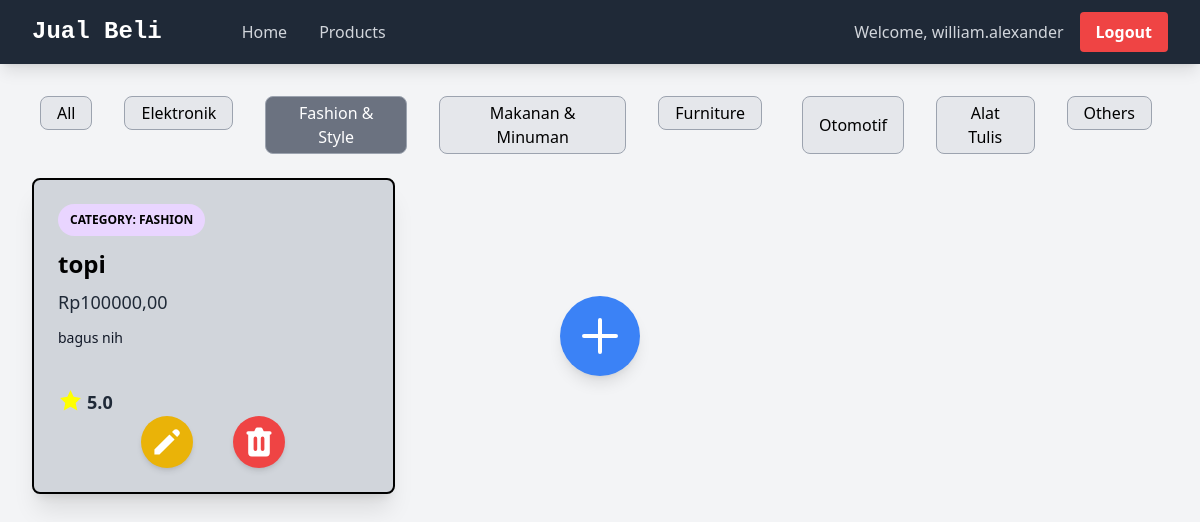
Screenshot of /show_product/fashion/ (signed in) with the database file from the repository.
### main/models.py (models this page shows, shortened)
class Product(models.Model):
    user = models.ForeignKey(User, on_delete=models.CASCADE)
    id = models.UUIDField(primary_key=True, default=uuid.uuid4, editable=False)
    name = models.CharField(max_length=255)
    price = models.IntegerField()
    description = models.TextField()
    stock = models.IntegerField()
    ratings = models.FloatField()
    category_choices = [
        ("elektronik", "Elektronik"),
        ("fashion", "Fashion & Style"),
        ("makanan", "Makanan & Minuman"),
        ("furniture", "Furniture"),
        ("otomotif", "Otomotif"),
        ("alattulis", "Alat Tulis"),
        ("others", "Others")
    ]
    category = models.CharField(max_length=20, choices=category_choices)

### main/views.py (the view)
# urls.py: path("show_product/<str:category>/", show_product_by_category, name="show_product_by_category")
def show_product_by_category(request, category):
    product_entries = Product.objects.filter(user=request.user)
    if category == "all":
        return HttpResponseRedirect(reverse("main:show_product"))
    product_entries = product_entries.filter(category=category)
    context = {
        "category": category,
        "product_entries": product_entries,
    }
    return render(request, "show_product.html", context)

### main/templates/show_product.html (shortened to what this page needs)
{% extends "base.html" %}
{% load static %}
{% block content %}
{% include "navbar.html" %}
    <div class="overflow-x-hidden px-4 md:px-8 pb-8 pt-24 min-h-screen bg-gray-100 flex flex-col">
        <div class="flex space-x-4">
            <a href="{% url 'main:show_product' %}"><div class="bg-gray-200 mx-2 px-4 py-1 border border-gray-400 rounded-lg flex items-center justify-center {% if category == 'all' %} bg-gray-500 text-white {% else %} hover:bg-gray-300 {% endif %}">
                <p class="text-center">All</p>
            </div></a>
            <a href="{% url 'main:show_product_by_category' 'elektronik' %}"><div class="bg-gray-200 mx-2 px-4 py-1 border border-gray-400 rounded-lg flex items-center justify-center {% if category == 'elektronik' %} bg-gray-500 text-white {% else %} hover:bg-gray-300 {% endif %}">
                <p class="text-center">Elektronik</p>
            </div></a>
            <a href="{% url 'main:show_product_by_category' 'fashion' %}"><div class="bg-gray-200 mx-2 px-4 py-1 border border-gray-400 rounded-lg flex items-center justify-center {% if category == 'fashion' %} bg-gray-500 text-white {% else %} hover:bg-gray-300 {% endif %}">
                <p class="text-center">Fashion & Style</p>
            </div></a>
            <a href="{% url 'main:show_product_by_category' 'makanan' %}"><div class="bg-gray-200 mx-2 px-4 py-1 border border-gray-400 rounded-lg flex items-center justify-center {% if category == 'makanan' %} bg-gray-500 text-white {% else %} hover:bg-gray-300 {% endif %}">
                <p class="text-center">Makanan & Minuman</p>
            </div></a>
            <a href="{% url 'main:show_product_by_category' 'furniture' %}"><div class="bg-gray-200 mx-2 px-4 py-1 border border-gray-400 rounded-lg flex items-center justify-center {% if category == 'furniture' %} bg-gray-500 text-white {% else %} hover:bg-gray-300 {% endif %}">
                <p class="text-center">Furniture</p>
            </div></a>
            <a href="{% url 'main:show_product_by_category' 'otomotif' %}"><div class="bg-gray-200 mx-2 px-4 py-1 border border-gray-400 rounded-lg flex items-center justify-center {% if category == 'otomotif' %} bg-gray-500 text-white {% else %} hover:bg-gray-300 {% endif %}">
                <p class="text-center">Otomotif</p></a>
            </div></a>
            <a href="{% url 'main:show_product_by_category' 'alattulis' %}"><div class="bg-gray-200 mx-4 px-4 py-1 border border-gray-400 rounded-lg flex items-center justify-center {% if category == 'alattulis' %} bg-gray-500 text-white {% else %} hover:bg-gray-300 {% endif %}">
                <a href="{% url 'main:show_product_by_category' 'alattulis' %}"><p class="text-center">Alat Tulis</p>
            </div></a>
            <a href="{% url 'main:show_product_by_category' 'others' %}"><div class="bg-gray-200 mx-4 px-4 py-1 border border-gray-400 rounded-lg flex items-center justify-center {% if category == 'others' %} bg-gray-500 text-white {% else %} hover:bg-gray-300 {% endif %}">
                <p class="text-center">Others</p>
            </div></a>
        </div>
        <br>
        {% if not product_entries %}
        <div class="mt-12 ml-16 mb-0">
            <a href="{% url 'main:create_new_product' %}" class="inline-flex bg-blue-500 text-white p-2 rounded-full shadow-lg hover:bg-blue-600">
                <svg xmlns="http://www.w3.org/2000/svg" class="w-12 h-12" fill="none" viewBox="0 0 24 24" stroke="currentColor">
                    <path stroke-linecap="round" stroke-linejoin="round" stroke-width="2" d="M12 4v16m8-8H4" />
                </svg>
            </a>
        </div>
        <div class="flex flex-col items-center justify-center min-h-[24rem] p-6">
            <img src="{% static 'image/data-not-found.png' %}" alt="not found" class=""/>
            <p class="text-center text-gray-600 mt-4">Belum ada produk disini</p>
        </div>
        {% else %}
        <div class="grid grid-cols-1 sm:grid-cols-2 lg:grid-cols-3 gap-6">
            {% for product_entry in product_entries %}
                {% include 'card_product.html' with product_entry=product_entry %}
            {% endfor %}
            <div class="flex items-center justify-center min-h-[200px]">
                <a href="{% url 'main:create_new_product' %}" class="inline-flex bg-blue-500 text-white p-4 rounded-full shadow-lg hover:bg-blue-600 transition-colors">
                    <svg xmlns="http://www.w3.org/2000/svg" class="w-12 h-12" fill="none" viewBox="0 0 24 24" stroke="currentColor">
                        <path stroke-linecap="round" stroke-linejoin="round" stroke-width="2" d="M12 4v16m8-8H4" />
                    </svg>
                </a>
            </div>
        </div>
        {% endif %}
{% endblock content %}

### templates/navbar.html (shortened to what this page needs)
<nav class="bg-gray-800 shadow-lg fixed top-0 left-0 z-40 w-screen">
    <div class="max-w-7xl mx-auto px-4 sm:px-6 lg:px-8">
      <div class="flex items-center justify-start h-16 ">
        <div class="flex items-center mr-20">
          <a href="{% url 'main:show_main' %}"><h1 class="text-2xl font-bold text-center text-white" style="font-family: monospace;">Jual Beli</h1></a>
        </div>
        <div class="flex items-center space-x-8">
            <a href="{% url 'main:show_main' %}"><h1 class="text-center text-gray-300 hover:text-white">Home</h4></a>
            <a href="{% url 'main:show_product' %}" class="text-center text-gray-300 hover:text-white"><h4>Products</h4></a>
        </div>
        <div class="flex items-center ml-auto space-x-4">
            {% if user.is_authenticated %}
              <span class="text-gray-300">Welcome, {{ user.username }}</span>
              <a href="{% url 'main:logout' %}" class="text-center bg-red-500 hover:bg-red-600 text-white font-bold py-2 px-4 rounded transition duration-300">
                Logout
              </a>
            {% endif %}
          </div>
      </div>
    </div>
  </nav>

### main/templates/card_product.html (shortened to what this page needs)
<div class="relative max-w-sm bg-gray-300 shadow-xl rounded-lg overflow-hidden text-white p-6 border-2 border-black">
    <div class="{%if product_entry.stock == 0 %} blur-sm {% endif %}">
        <div class="inline-block bg-purple-200 text-xs px-3 py-2 uppercase font-semibold rounded-full mb-3"><h4 class="text-black">Category: {{product_entry.category}}</h4></div>
        <h2 class="text-2xl font-bold mb-2 text-black">{{product_entry.name}}</h2>
        <div class="text-lg mb-3 text-gray-800">Rp{{product_entry.price}},00</div>
        <p class="text-gray-900 text-sm mb-4">
        {{product_entry.description}}
        </p>
        <br>
        <div class="flex space-x-1">
            <span>
                <svg xmlns="http://www.w3.org/2000/svg" viewBox="0 0 24 24" width="25" height="25" fill="yellow">
                    <polygon points="12,2 15,8.5 22,9.5 17,14.5 18.5,21.5 12,18 5.5,21.5 7,14.5 2,9.5 9,8.5" />
                </svg>
            </span>
            <h4 class="text-lg font-bold text-gray-800"> {{ product_entry.ratings }}</h4>
        </div>
        <div class="top-0 -right-4 flex space-x-10 justify-center ">
            <a href="{% url 'main:edit_product' product_entry.pk %}" class="bg-yellow-500 hover:bg-yellow-600 text-white rounded-full p-2 transition duration-300 shadow-md">
            <svg xmlns="http://www.w3.org/2000/svg" class="h-9 w-9" viewBox="0 0 20 20" fill="currentColor">
                <path d="M13.586 3.586a2 2 0 112.828 2.828l-.793.793-2.828-2.828.793-.793zM11.379 5.793L3 14.172V17h2.828l8.38-8.379-2.83-2.828z" />
            </svg>
            </a>
            <a href="{% url 'main:delete_product' product_entry.pk %}" class="bg-red-500 hover:bg-red-600 text-white rounded-full p-2 transition duration-300 shadow-md">
            </a>
        </div>
    </div>
  </div>

### rows the page displays
Product: category "FASHION", name "topi", price "100000", description "bagus nih", ratings "5.0"

### other values shown
{{ user.username }} "william.alexander"
